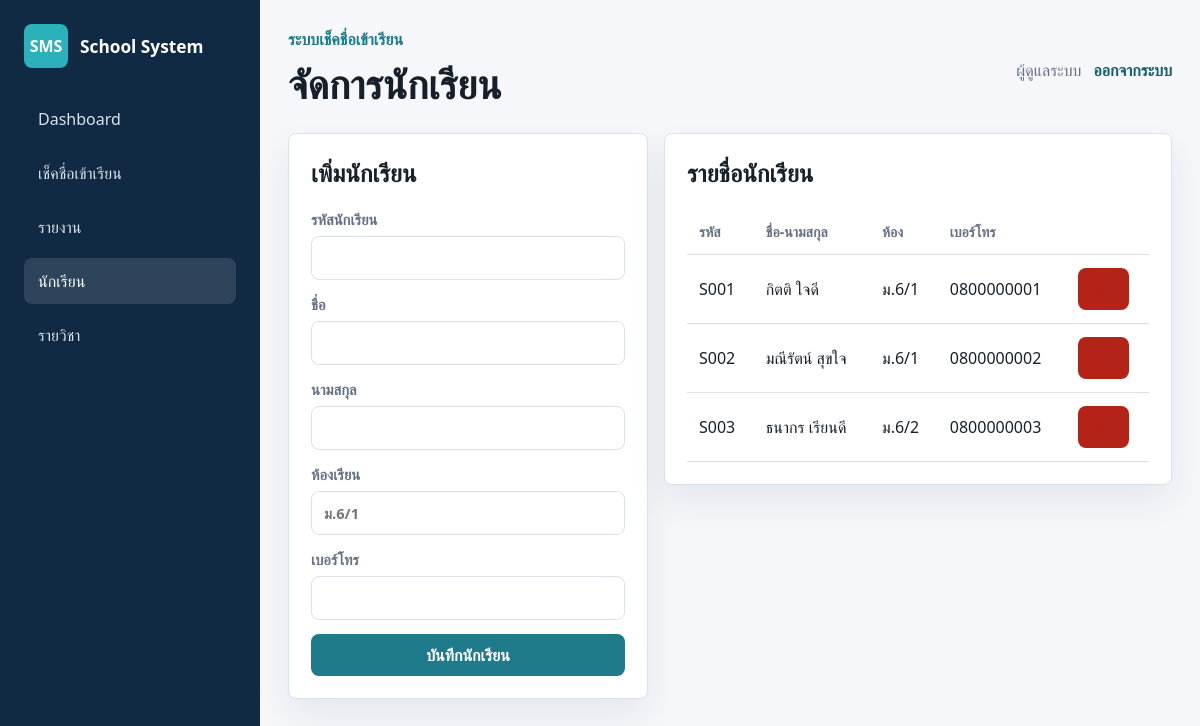
/students.php (signed in), run on the app's committed database.
### tables this page shows
CREATE TABLE IF NOT EXISTS students (
  id INT UNSIGNED AUTO_INCREMENT PRIMARY KEY,
  student_code VARCHAR(50) NOT NULL UNIQUE,
  first_name VARCHAR(120) NOT NULL,
  last_name VARCHAR(120) NOT NULL,
  classroom VARCHAR(50) NOT NULL,
  phone VARCHAR(50) NULL,
  created_at TIMESTAMP DEFAULT CURRENT_TIMESTAMP
);

### includes/helpers.php (called while the page is built, shortened)
<?php
function h(?string $value): string
{
    return htmlspecialchars((string) $value, ENT_QUOTES, 'UTF-8');
}

### includes/auth.php (called while the page is built, shortened)
<?php
require_once __DIR__ . '/../config/database.php';
require_once __DIR__ . '/helpers.php';
function current_user(): ?array
{
    return $_SESSION['user'] ?? null;
}

### students.php (the view, shortened to what this page needs)
<?php
require_once __DIR__ . '/includes/auth.php';
$pageTitle = 'จัดการนักเรียน';
$activePage = 'students';
$students = $pdo->query('SELECT * FROM students ORDER BY classroom, student_code')->fetchAll();
require __DIR__ . '/includes/header.php';
?>
<section class="grid content-grid">
  <article class="card">
    <h2>เพิ่มนักเรียน</h2>
    <form class="form-stack" method="post">
      <label>รหัสนักเรียน <input name="student_code" required></label>
      <label>ชื่อ <input name="first_name" required></label>
      <label>นามสกุล <input name="last_name" required></label>
      <label>ห้องเรียน <input name="classroom" placeholder="ม.6/1" required></label>
      <label>เบอร์โทร <input name="phone"></label>
      <button class="button" type="submit">บันทึกนักเรียน</button>
    </form>
  </article>
  <article class="card">
    <h2>รายชื่อนักเรียน</h2>
    <div class="table-wrap">
      <table>
        <thead>
          <tr>
            <th>รหัส</th>
            <th>ชื่อ-นามสกุล</th>
            <th>ห้อง</th>
            <th>เบอร์โทร</th>
            <th></th>
          </tr>
        </thead>
        <tbody>
          <?php foreach ($students as $student): ?>
            <tr>
              <td><?= h($student['student_code']) ?></td>
              <td><?= h($student['first_name'] . ' ' . $student['last_name']) ?></td>
              <td><?= h($student['classroom']) ?></td>
              <td><?= h($student['phone']) ?></td>
              <td>
                <form method="post" onsubmit="return confirm('ยืนยันการลบนักเรียน?')">
                  <button class="button danger" type="submit">ลบ</button>
                </form>
              </td>
            </tr>
          <?php endforeach; ?>
        </tbody>
      </table>
    </div>
  </article>
</section>
<?php require __DIR__ . '/includes/footer.php'; ?>

### includes/header.php (shortened to what this page needs)
<?php
$activePage = $activePage ?? '';
$pageTitle = $pageTitle ?? 'School Attendance';
?>
<!doctype html>
<html lang="th">
  <head>
    <link rel="stylesheet" href="assets/css/styles.css">
  </head>
  <body>
    <div class="app-shell">
      <aside class="sidebar">
        <div class="brand">
          <span>SMS</span>
          <strong>School System</strong>
        </div>
        <nav>
          <a class="<?= $activePage === 'dashboard' ? 'active' : '' ?>" href="index.php">Dashboard</a>
          <a class="<?= $activePage === 'attendance' ? 'active' : '' ?>" href="attendance.php">เช็คชื่อเข้าเรียน</a>
          <a class="<?= $activePage === 'reports' ? 'active' : '' ?>" href="reports.php">รายงาน</a>
          <a class="<?= $activePage === 'students' ? 'active' : '' ?>" href="students.php">นักเรียน</a>
          <a class="<?= $activePage === 'courses' ? 'active' : '' ?>" href="courses.php">รายวิชา</a>
        </nav>
      </aside>
      <main class="main-content">
        <header class="topbar">
          <div>
            <p class="eyebrow">ระบบเช็คชื่อเข้าเรียน</p>
            <h1><?= h($pageTitle) ?></h1>
          </div>
          <div class="user-menu">
            <span><?= h(current_user()['name'] ?? '') ?></span>
            <a href="logout.php">ออกจากระบบ</a>
          </div>
        </header>

### includes/footer.php
      </main>
    </div>
  </body>
</html>

### assets/css/styles.css (style rules this page uses)
:root { --bg: #f5f7fb; --surface: #ffffff; --surface-soft: #edf4f8; --text: #17202a; --muted: #667085; --line: #d9e2ec; --primary: #1f7a8c; --primary-dark: #155e6c; --success: #15803d; --warning: #b45309; --danger: #b42318; --info: #2563eb; --shadow: 0 16px 35px rgba(23, 32, 42, 0.08); }
* { box-sizing: border-box; }
body { margin: 0; background: var(--bg); color: var(--text); font-family: "Segoe UI", Tahoma, sans-serif; }
a { color: inherit; text-decoration: none; }
button, input, select { font: inherit; }
.app-shell { display: grid; grid-template-columns: 260px 1fr; min-height: 100vh; }
.sidebar { background: #102a43; color: #fff; padding: 24px; }
.brand { display: flex; align-items: center; gap: 12px; margin-bottom: 28px; }
.brand span { display: grid; place-items: center; width: 44px; height: 44px; border-radius: 8px; background: #2cb1bc; font-weight: 800; }
.brand strong { font-size: 1.08rem; }
.sidebar nav { display: grid; gap: 8px; }
.sidebar a { padding: 12px 14px; border-radius: 8px; color: #d9e2ec; }
.sidebar a:hover, .sidebar a.active { background: rgba(255, 255, 255, 0.12); color: #fff; }
.main-content { padding: 28px; }
.topbar { display: flex; justify-content: space-between; align-items: center; gap: 16px; margin-bottom: 22px; }
.eyebrow { margin: 0 0 6px; color: var(--primary); font-weight: 700; }
h1, h2, h3, p { margin-top: 0; }
h1 { margin-bottom: 0; font-size: clamp(1.7rem, 4vw, 2.5rem); }
.user-menu { display: flex; align-items: center; gap: 12px; color: var(--muted); }
.user-menu a { color: var(--primary-dark); font-weight: 700; }
.grid { display: grid; gap: 16px; }
.content-grid { grid-template-columns: 360px 1fr; align-items: start; }
.card { background: var(--surface); border: 1px solid var(--line); border-radius: 8px; padding: 22px; box-shadow: var(--shadow); }
.form-stack { display: grid; gap: 14px; }
label { display: grid; gap: 7px; color: var(--muted); font-weight: 700; font-size: 0.92rem; }
input, select { width: 100%; border: 1px solid var(--line); border-radius: 8px; padding: 11px 12px; background: #fff; color: var(--text); }
.button { display: inline-flex; align-items: center; justify-content: center; min-height: 42px; padding: 0 16px; border: 1px solid transparent; border-radius: 8px; background: var(--primary); color: #fff; font-weight: 800; cursor: pointer; }
.button.danger { background: var(--danger); }
.table-wrap { overflow-x: auto; }
table { width: 100%; border-collapse: collapse; }
th, td { padding: 13px 12px; text-align: left; border-bottom: 1px solid var(--line); vertical-align: middle; }
th { color: var(--muted); font-size: 0.88rem; }
.danger { color: var(--danger); }

### data on the page
students: student_code "S001", first_name+last_name "กิตติ ใจดี", classroom "ม.6/1", phone "0800000001"
students: student_code "S002", first_name+last_name "มณีรัตน์ สุขใจ", classroom "ม.6/1", phone "0800000002"
students: student_code "S003", first_name+last_name "ธนากร เรียนดี", classroom "ม.6/2", phone "0800000003"

### other printed values
$pageTitle "จัดการนักเรียน"
current_user()['name'] "ผู้ดูแลระบบ"
